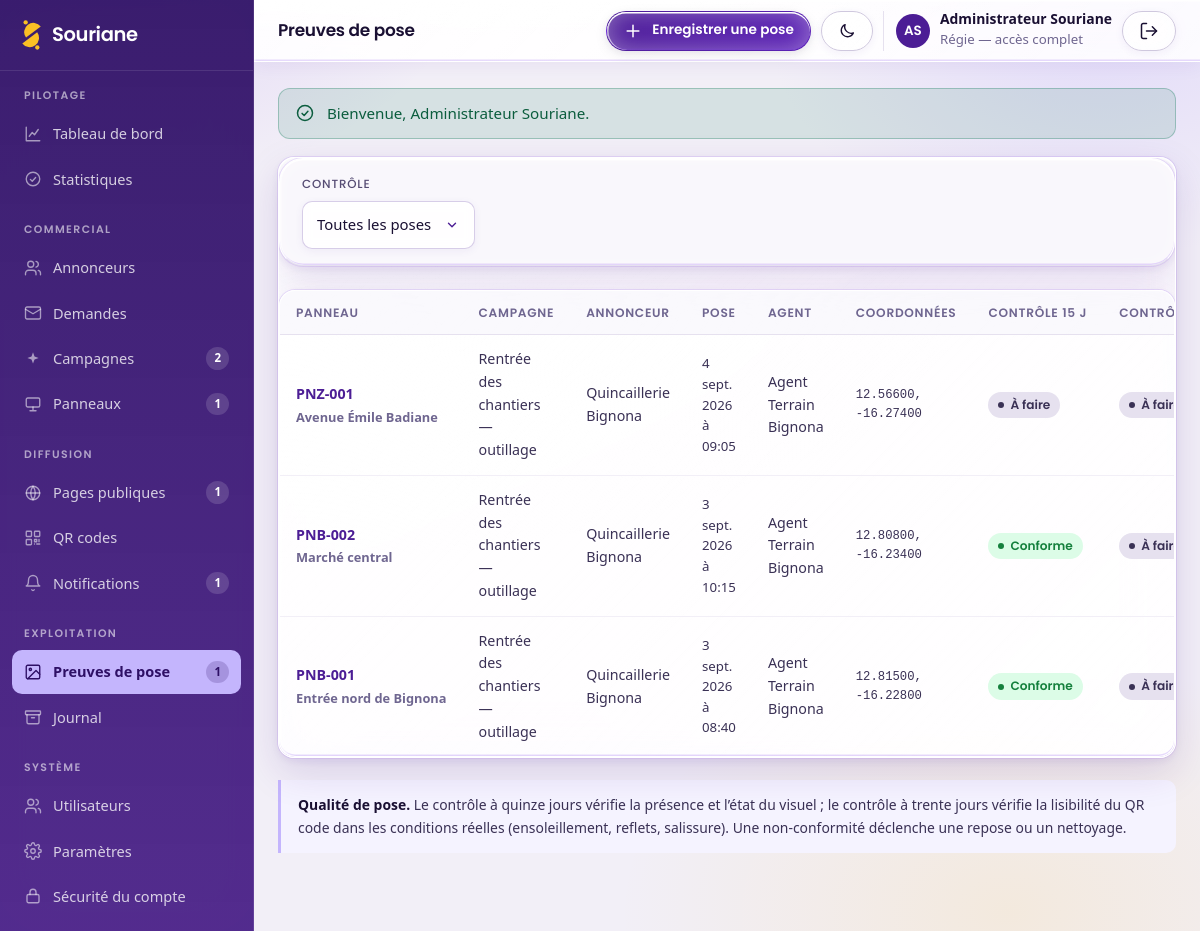
Page /admin/poses (signed in) on the committed database.
### tables this page shows
CREATE TABLE `utilisateurs` (
    `id`            INT UNSIGNED NOT NULL AUTO_INCREMENT,
    `nom`           VARCHAR(120)  NOT NULL,
    `email`         VARCHAR(180)  NOT NULL,
    `mot_de_passe`  VARCHAR(255)  NOT NULL COMMENT 'Empreinte Argon2id',
    `role`          ENUM('regie','agent','annonceur') NOT NULL DEFAULT 'agent',
    `annonceur_id`  INT UNSIGNED  NULL COMMENT 'Renseigné si role = annonceur',
    `telephone`     VARCHAR(30)   NULL,
    `actif`         TINYINT(1)    NOT NULL DEFAULT 1,
    `derniere_connexion` DATETIME NULL,
    `tentatives_echec` TINYINT UNSIGNED NOT NULL DEFAULT 0,
    `verrouille_jusqua` DATETIME  NULL,
     
     
     
     
     
    `totp_secret`        VARCHAR(255)  NULL COMMENT 'Secret TOTP, chiffré',
    `totp_actif`         TINYINT(1)    NOT NULL DEFAULT 0,
    `totp_confirme_le`   DATETIME      NULL,
    `totp_dernier_pas`   BIGINT UNSIGNED NULL COMMENT 'Intervalle de 30 s déjà consommé',
    `totp_codes_secours` TEXT          NULL COMMENT 'Empreintes SHA-256, une par ligne',
    `cree_le`       DATETIME      NOT NULL DEFAULT CURRENT_TIMESTAMP,
    `maj_le`        DATETIME      NOT NULL DEFAULT CURRENT_TIMESTAMP ON UPDATE CURRENT_TIMESTAMP,
    PRIMARY KEY (`id`),
    UNIQUE KEY `uk_utilisateurs_email` (`email`),
    KEY `idx_utilisateurs_role` (`role`),
    KEY `fk_utilisateurs_annonceur` (`annonceur_id`),
    CONSTRAINT `fk_utilisateurs_annonceur` FOREIGN KEY (`annonceur_id`)
        REFERENCES `annonceurs` (`id`) ON DELETE SET NULL ON UPDATE CASCADE
);

CREATE TABLE `poses` (
    `id`            INT UNSIGNED NOT NULL AUTO_INCREMENT,
    `panneau_id`    INT UNSIGNED  NOT NULL,
    `campagne_id`   INT UNSIGNED  NOT NULL,
    `photo`         VARCHAR(255)  NOT NULL,
    `latitude`      DECIMAL(10,7) NULL,
    `longitude`     DECIMAL(10,7) NULL,
    `horodatage`    DATETIME      NOT NULL DEFAULT CURRENT_TIMESTAMP,
    `agent_id`      INT UNSIGNED  NULL,
    `controle_15j`  ENUM('non_fait','conforme','non_conforme') NOT NULL DEFAULT 'non_fait',
    `controle_30j`  ENUM('non_fait','conforme','non_conforme') NOT NULL DEFAULT 'non_fait',
    `note`          VARCHAR(400)  NULL,
    `cree_le`       DATETIME      NOT NULL DEFAULT CURRENT_TIMESTAMP,
    PRIMARY KEY (`id`),
    KEY `idx_poses_panneau` (`panneau_id`),
    KEY `fk_poses_campagne` (`campagne_id`),
    KEY `fk_poses_agent` (`agent_id`),
    CONSTRAINT `fk_poses_panneau` FOREIGN KEY (`panneau_id`)
        REFERENCES `panneaux` (`id`) ON DELETE CASCADE ON UPDATE CASCADE,
    CONSTRAINT `fk_poses_campagne` FOREIGN KEY (`campagne_id`)
        REFERENCES `campagnes` (`id`) ON DELETE CASCADE ON UPDATE CASCADE,
    CONSTRAINT `fk_poses_agent` FOREIGN KEY (`agent_id`)
        REFERENCES `utilisateurs` (`id`) ON DELETE SET NULL ON UPDATE CASCADE
);

CREATE TABLE `panneaux` (
    `id`            INT UNSIGNED NOT NULL AUTO_INCREMENT,
    `reference`     VARCHAR(60)   NOT NULL COMMENT 'Référence interne unique',
    `libelle`       VARCHAR(180)  NOT NULL,
    `adresse`       VARCHAR(255)  NULL,
    `ville`         VARCHAR(120)  NULL,
    `latitude`      DECIMAL(10,7) NULL,
    `longitude`     DECIMAL(10,7) NULL,
    `format`        VARCHAR(50)   NULL COMMENT '4x3, 8x3, abribus, mobilier urbain…',
    `faces`         TINYINT UNSIGNED NOT NULL DEFAULT 1,
    `trafic_estime` INT UNSIGNED  NULL COMMENT 'Passages estimés par jour',
    `tarif`         DECIMAL(12,2) NULL COMMENT 'Tarif de référence par période',
    `statut`        ENUM('disponible','reserve','occupe','maintenance','archive')
                    NOT NULL DEFAULT 'disponible',
    `photo`         VARCHAR(255)  NULL,
    `photo_date`    DATE          NULL COMMENT 'Date de prise de la photo (EF-A03)',
    `cree_le`       DATETIME      NOT NULL DEFAULT CURRENT_TIMESTAMP,
    `maj_le`        DATETIME      NOT NULL DEFAULT CURRENT_TIMESTAMP ON UPDATE CURRENT_TIMESTAMP,
    PRIMARY KEY (`id`),
    UNIQUE KEY `uk_panneaux_reference` (`reference`),
    KEY `idx_panneaux_statut` (`statut`),
    KEY `idx_panneaux_ville` (`ville`),
    KEY `idx_panneaux_format` (`format`)
);

CREATE TABLE `campagnes` (
    `id`            INT UNSIGNED NOT NULL AUTO_INCREMENT,
    `annonceur_id`  INT UNSIGNED  NOT NULL,
    `formule_id`    INT UNSIGNED  NULL,
    `nom`           VARCHAR(180)  NOT NULL,
    `date_debut`    DATE          NOT NULL,
    `date_fin`      DATE          NOT NULL,
    `prix`          DECIMAL(12,2) NOT NULL DEFAULT 0.00,
    `statut`        ENUM('brouillon','reservee','en_cours','terminee','annulee')
                    NOT NULL DEFAULT 'brouillon',
    `moyen_paiement` ENUM('aucun','wave','orange_money','especes','virement')
                    NOT NULL DEFAULT 'aucun',
    `reference_paiement` VARCHAR(120) NULL,
    `note`          TEXT          NULL,
    `cree_le`       DATETIME      NOT NULL DEFAULT CURRENT_TIMESTAMP,
    `maj_le`        DATETIME      NOT NULL DEFAULT CURRENT_TIMESTAMP ON UPDATE CURRENT_TIMESTAMP,
    PRIMARY KEY (`id`),
    KEY `idx_campagnes_statut` (`statut`),
    KEY `idx_campagnes_periode` (`date_debut`,`date_fin`),
    KEY `fk_campagnes_annonceur` (`annonceur_id`),
    KEY `fk_campagnes_formule` (`formule_id`),
    CONSTRAINT `fk_campagnes_annonceur` FOREIGN KEY (`annonceur_id`)
        REFERENCES `annonceurs` (`id`) ON DELETE CASCADE ON UPDATE CASCADE,
    CONSTRAINT `fk_campagnes_formule` FOREIGN KEY (`formule_id`)
        REFERENCES `formules` (`id`) ON DELETE SET NULL ON UPDATE CASCADE,
    CONSTRAINT `chk_campagnes_dates` CHECK (`date_fin` >= `date_debut`)
);

CREATE TABLE `annonceurs` (
    `id`            INT UNSIGNED NOT NULL AUTO_INCREMENT,
    `nom`           VARCHAR(180)  NOT NULL,
    `adresse_courte` VARCHAR(80)  NOT NULL COMMENT 'Identifiant d’URL (slug)',
    `description`   TEXT          NULL,
    `logo`          VARCHAR(255)  NULL,
    `telephone`     VARCHAR(30)   NULL,
    `whatsapp`      VARCHAR(30)   NULL,
    `email`         VARCHAR(180)  NULL,
    `adresse`       VARCHAR(255)  NULL,
    `ville`         VARCHAR(120)  NULL,
    `latitude`      DECIMAL(10,7) NULL,
    `longitude`     DECIMAL(10,7) NULL,
    `reseaux`       JSON          NULL COMMENT '{facebook,instagram,tiktok,youtube,site}',
    `horaires`      JSON          NULL COMMENT '{"lun":"08:00-18:00", ...}',
    `statut`        ENUM('actif','inactif','archive') NOT NULL DEFAULT 'actif',
    `cree_le`       DATETIME      NOT NULL DEFAULT CURRENT_TIMESTAMP,
    `maj_le`        DATETIME      NOT NULL DEFAULT CURRENT_TIMESTAMP ON UPDATE CURRENT_TIMESTAMP,
    PRIMARY KEY (`id`),
    UNIQUE KEY `uk_annonceurs_slug` (`adresse_courte`),
    KEY `idx_annonceurs_statut` (`statut`),
    KEY `idx_annonceurs_ville` (`ville`)
);

### app/views/admin/poses.php (the view, shortened to what the rows shown need)
<div class="panneau">
    <?php if ($poses === []): ?>
        <div class="panneau__corps">
            <div class="etat-vide">
                <?= Icone::svg('photo') ?>
                <h3>Aucune preuve de pose</h3>
                <p>Chaque pose d’affiche doit être photographiée et horodatée.</p>
            </div>
        </div>
    <?php else: ?>
        <div class="tableau-enveloppe">
            <table class="tableau">
                <thead>
                    <tr>
                        <th>Panneau</th>
                        <th>Campagne</th>
                        <th>Annonceur</th>
                        <th>Pose</th>
                        <th>Agent</th>
                        <th>Coordonnées</th>
                        <th>Contrôle 15 j</th>
                        <th>Contrôle 30 j</th>
                    </tr>
                </thead>
                <tbody>
                    <?php foreach ($poses as $pose): ?>
                        <tr>
                            <td class="tableau__principal">
                                <a href="<?= e(url('admin/panneaux/' . $pose['panneau_id'])) ?>"><?= e((string) $pose['reference']) ?></a>
                                <div class="tableau__secondaire"><?= e((string) $pose['libelle']) ?></div>
                            </td>
                            <td><?= e((string) $pose['campagne_nom']) ?></td>
                            <td><?= e((string) $pose['annonceur_nom']) ?></td>
                            <td class="texte-petit"><?= e(date_fr((string) $pose['horodatage'], true)) ?></td>
                            <td><?= e((string) ($pose['agent_nom'] ?? '—')) ?></td>
                            <td class="texte-petit monospace">
                                <?php if (!empty($pose['latitude']) && !empty($pose['longitude'])): ?>
                                    <?= e(number_format((float) $pose['latitude'], 5, '.', '')) ?>,
                                    <?= e(number_format((float) $pose['longitude'], 5, '.', '')) ?>
                                <?php else: ?>
                                    —
                                <?php endif; ?>
                            </td>
                            <td><?= etiquette_etat((string) $pose['controle_15j']) ?></td>
                            <td><?= etiquette_etat((string) $pose['controle_30j']) ?></td>
                        </tr>
                    <?php endforeach; ?>
                </tbody>
            </table>
        </div>
    <?php endif; ?>
</div>

### app/helpers.php (shortened to what the rows shown need)
<?php
function e(?string $value): string
{
    return htmlspecialchars((string) $value, ENT_QUOTES | ENT_SUBSTITUTE, 'UTF-8');
}
function url(string $path = ''): string
{
    return BASE_URL . '/' . ltrim($path, '/');
}
function asset(string $path): string
{
    $file = SOURIANE_ROOT . '/assets/' . ltrim($path, '/');
    $v    = is_file($file) ? (string) filemtime($file) : APP_VERSION;
    return url('assets/' . ltrim($path, '/')) . '?v=' . $v;
}
function date_fr(?string $date, bool $avecHeure = false): string
{
    $ts = strtotime($date);
    $mois = [1 => 'janv.', 'févr.', 'mars', 'avr.', 'mai', 'juin',
             'juil.', 'août', 'sept.', 'oct.', 'nov.', 'déc.'];
    $texte = date('j', $ts) . ' ' . $mois[(int) date('n', $ts)] . ' ' . date('Y', $ts);
    return $avecHeure ? $texte . ' à ' . date('H:i', $ts) : $texte;
}
function etiquette_etat(?string $etat, ?string $libelle = null): string
{
    $etat = (string) $etat;
    $texte = $libelle ?? (ETATS_LIBELLES[$etat] ?? ucfirst(str_replace('_', ' ', $etat)));
    return '<span class="etat etat--' . e($etat) . '">' . e($texte) . '</span>';
}

### app/views/layouts/admin.php (shortened to what the rows shown need)
<?php
$titrePage     = $titrePage ?? 'Tableau de bord';
$contenu       = $contenu ?? '';
$utilisateur = Auth::utilisateur();
$initiales   = '';
if ($utilisateur !== null) {
    $mots = preg_split('/\s+/', trim((string) $utilisateur['nom'])) ?: [];
    foreach (array_slice($mots, 0, 2) as $mot) {
        $initiales .= mb_strtoupper(mb_substr($mot, 0, 1));
    }
}
?>
<!DOCTYPE html>
<html lang="fr">
<head>
<link rel="stylesheet" href="<?= e(asset('css/app.css')) ?>">
<link rel="stylesheet" href="<?= e(asset('css/admin.css')) ?>">
</head>
<body class="admin">
<div class="admin-conteneur">
    <div class="admin-principal">
        <header class="admin-entete">
            <div class="pile">
                <h1 class="admin-entete__titre"><?= e($titrePage) ?></h1>
            </div>
            <div class="admin-entete__actions">
                <?php if ($utilisateur !== null): ?>
                    <div class="admin-entete__utilisateur">
                        <span class="avatar" aria-hidden="true"><?= e($initiales !== '' ? $initiales : 'SA') ?></span>
                        <span>
                            <strong style="display:block;line-height:1.2"><?= e((string) $utilisateur['nom']) ?></strong>
                            <span class="texte-petit"><?= e(\Souriane\Models\Utilisateur::ROLES[$utilisateur['role']] ?? $utilisateur['role']) ?></span>
                        </span>
                        <form method="post" action="<?= e(url('admin/deconnexion')) ?>" style="margin:0" id="formulaire-deconnexion-entete">
                            <button type="submit" class="btn btn--contour btn--petit" title="Se déconnecter" id="bouton-deconnexion-entete" aria-haspopup="dialog" aria-controls="dialogue-deconnexion">
                                <?= Icone::svg('deconnexion') ?>
                            </button>
                        </form>
                    </div>
                <?php endif; ?>
            </div>
        </header>
        <div class="admin-contenu">
            <?= $contenu ?>
        </div>
    </div>
</div>
</body>
</html>

### rows in the picture
utilisateurs: nom "Administrateur Souriane", role "Régie — accès complet"
poses: panneau.reference "PNZ-001", panneau.libelle "Avenue Émile Badiane", campagne.nom "Rentrée des chantiers — outillage", annonceurs.nom "Quincaillerie Bignona", horodatage "4 sept. 2026 à 09:05", agent.nom "Agent Terrain Bignona", latitude "12.56600", longitude "-16.27400", controle_15j "À faire À…"
poses: panneau.reference "PNB-002", panneau.libelle "Marché central", campagne.nom "Rentrée des chantiers — outillage", annonceurs.nom "Quincaillerie Bignona", horodatage "3 sept. 2026 à 10:15", agent.nom "Agent Terrain Bignona", latitude "12.80800", longitude "-16.23400", controle_15j "Conforme À…"
poses: panneau.reference "PNB-001", panneau.libelle "Entrée nord de Bignona", campagne.nom "Rentrée des chantiers — outillage", annonceurs.nom "Quincaillerie Bignona", horodatage "3 sept. 2026 à 08:40", agent.nom "Agent Terrain Bignona", latitude "12.81500", longitude "-16.22800", controle_15j "Conforme À…"

### other values in the picture
APP_NAME "Souriane"
$groupe['titre'] "PILOTAGE"
$lien['libelle'] "Tableau de bord"
$lien['libelle'] "Statistiques"
$groupe['titre'] "COMMERCIAL"
$lien['libelle'] "Annonceurs"
$lien['libelle'] "Demandes"
$lien['libelle'] "Campagnes"
$compteurs[$lien['cle']] "2"
$lien['libelle'] "Panneaux"
$compteurs[$lien['cle']] "1"
$groupe['titre'] "DIFFUSION"
$lien['libelle'] "Pages publiques"
$lien['libelle'] "QR codes"
$lien['libelle'] "Notifications"
